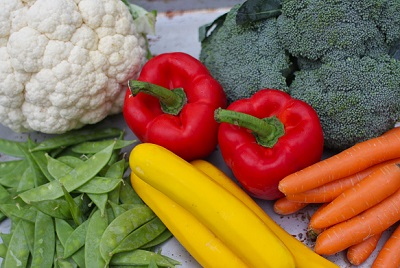
#> input picture MixedVegetables.jpg, 400 x 268 px
$ python resize.py   (older library calls are emulated)
#> lines starting #> are read from the running program, lines starting #| are printed output that depends on the picture
import os
import PIL
from PIL import Image

basewidth = 100
dirPath = os.path.dirname(os.path.realpath(__file__))
img = Image.open(dirPath+'/MixedVegetables.jpg')
#> img is the input picture: PIL image 400x268 RGB; mean R, G, B 143.8, 112, 74.8
wpercent = (basewidth/float(img.size[0]))
#> wpercent = 0.25
hsize = int((float(img.size[1])*float(wpercent)))
#> hsize = 67
img = img.resize((basewidth,hsize), PIL.Image.ANTIALIAS)
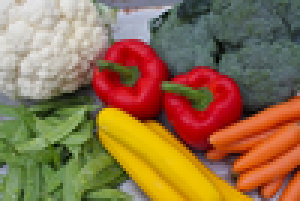
#> img: PIL image 100x67 RGB (shown 3 times larger); mean R, G, B 143.8, 112.1, 74.8
img.save(dirPath+'/mvthumb.jpg')

$ run again, with res.jpg copied over MixedVegetables.jpg
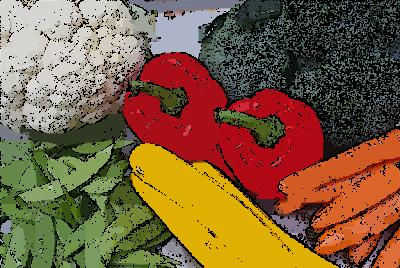
#> input picture res.jpg, 400 x 268 px
#> img is the input picture: PIL image 400x268 RGB; mean R, G, B 125.5, 94.6, 62.9
#> `img = img.resize((basewidth,hsize), PIL.Image.ANTIALIAS)`:
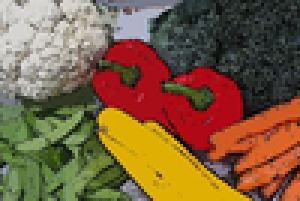
#> img: PIL image 100x67 RGB (shown 3 times larger); mean R, G, B 125.6, 94.7, 63
